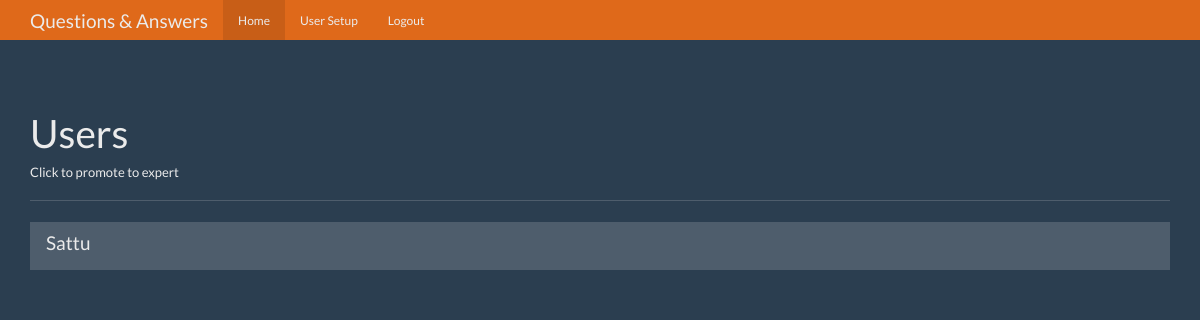
/users (signed in), run on an earlier commit of the app's database.
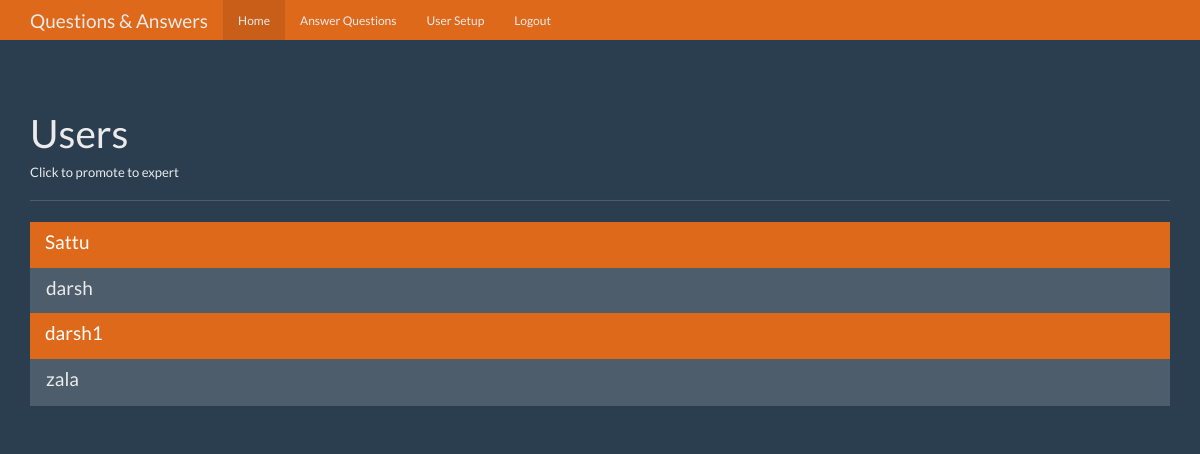
And on a later commit of the database.
### tables this page shows
CREATE TABLE users(
    id integer primary key autoincrement,
    name text not null,
    password text not null,
    expert boolean not null,
    admin boolean not null
);

### app.py (the view)
@app.route('/users')
def users():
    user = get_current_user()
    db = get_db()
    users_cur = db.execute('select id, name, expert, admin from users')
    user_results = users_cur.fetchall()
    return render_template('users.html',user = user,users = user_results)

### app.py (called while the page is built)
def get_current_user():
    user_result = None
    if 'user' in session:
        user = session['user']
        db = get_db()
        cur = db.execute("select id,name,password,expert,admin from users where name = ?",[user])
        user_result = cur.fetchone()
    return user_result

### database.py (called while the page is built)
def connect_db():
    sql = sqlite3.connect('questions.db')
    sql.row_factory = sqlite3.Row
    return sql

def get_db():
    if not hasattr(g,'sqlite_db'):
        g.sqlite_db = connect_db()
    return g.sqlite_db

### templates/users.html (shortened to what this page needs)
<!DOCTYPE html>
<html lang="en">
  <head>
    <link href="{{ url_for('static',filename = 'bootstrap.min.css') }}" rel="stylesheet">
    <link href="{{ url_for('static',filename = 'theme.css') }}" rel="stylesheet">
  </head>
  <body>
    <nav class="navbar navbar-inverse navbar-fixed-top">
      <div class="container">
        <div class="navbar-header">
          <a class="navbar-brand" href="#">Questions & Answers</a>
        </div>
        <div id="navbar" class="navbar-collapse collapse">
          <ul class="nav navbar-nav">
            <li class="active"><a href="{{url_for('index')}}">Home</a></li>
            {% if user and user['expert'] == 1 %}
            <li><a href="{{url_for('unanswered')}}">Answer Questions</a></li>
            {% endif %}
            {% if user and user['admin'] == 1 %}
            <li><a href="{{url_for('users')}}">User Setup</a></li>
            {% endif %}
            {% if user %}
            <li><a href="{{url_for('logout')}}">Logout</a></li>
            {% endif %}
          </ul>
        </div>
      </div>
    </nav>
    <div class="container theme-showcase" role="main">
      <div class="page-header">
        <h1>Users</h1>
        <h6>Click to promote to expert</h6>
      </div>
      <div class="row">
        <div class="col-lg-12">
          <div class="list-group">
            {% for i in users %}
            <a href="{{url_for('promote',user_id = i['id'])}}" class="list-group-item {% if i['expert'] == 1 %} active {% endif %}">
              <h4 class="list-group-item-heading">{{i['name']}}</h4>
            </a>
            {% endfor %}
          </div>
        </div>
      </div>
    </div>
  </body>
</html>

What changed in the data, as far as the page shows it:
changed users "Sattu": expert False → True (drawn)
added users: name "darsh"
added users: name "darsh1", expert True (drawn)
added users: name "zala"
Also different on the page:
text now shown: "Answer Questions"
